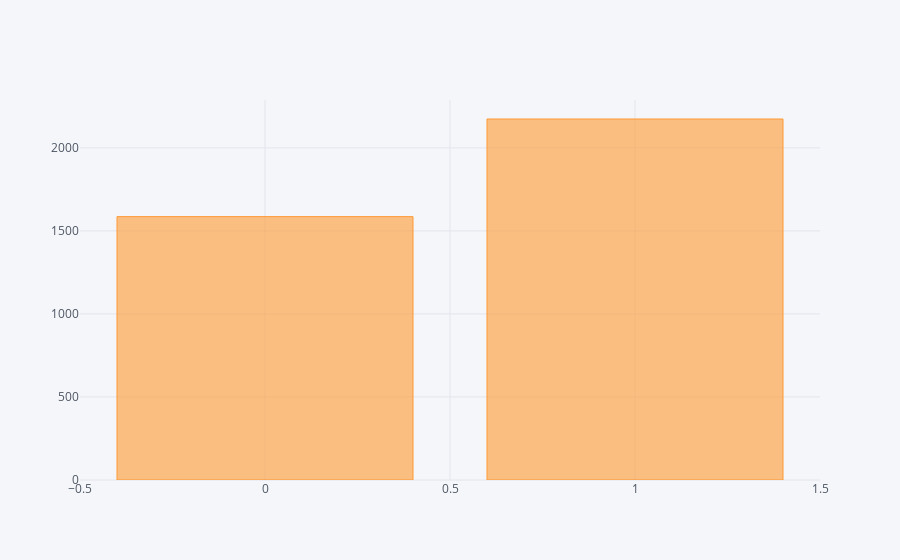

The code cell stored with this chart in its notebook:
### Markdown cell above
### Polarity distribution

### Code cell
train_corpus.groupby('polarity').agg({'index': 'count'}).iplot(kind='bar')

### Figure 1 — Plotly figure (JSON) as saved in the notebook; plotly's stock layout.template omitted (floating-point values rounded to 4 significant figures)
{"data": [{"marker": {"color": "rgba(255, 153, 51, 0.6)", "line": {"color": "rgba(255, 153, 51, 1.0)", "width": 1}}, "name": "index", "orientation": "v", "text": "", "type": "bar", "uid": "3948e7fd-f9bf-431c-9a47-a98213a51ceb", "x": [0, 1], "y": [1586, 2174]}], "layout": {"legend": {"bgcolor": "#F5F6F9", "font": {"color": "#4D5663"}}, "paper_bgcolor": "#F5F6F9", "plot_bgcolor": "#F5F6F9", "titlefont": {"color": "#4D5663"}, "xaxis": {"gridcolor": "#E1E5ED", "showgrid": true, "tickfont": {"color": "#4D5663"}, "title": "", "titlefont": {"color": "#4D5663"}, "zerolinecolor": "#E1E5ED"}, "yaxis": {"gridcolor": "#E1E5ED", "showgrid": true, "tickfont": {"color": "#4D5663"}, "title": "", "titlefont": {"color": "#4D5663"}, "zerolinecolor": "#E1E5ED"}}}
